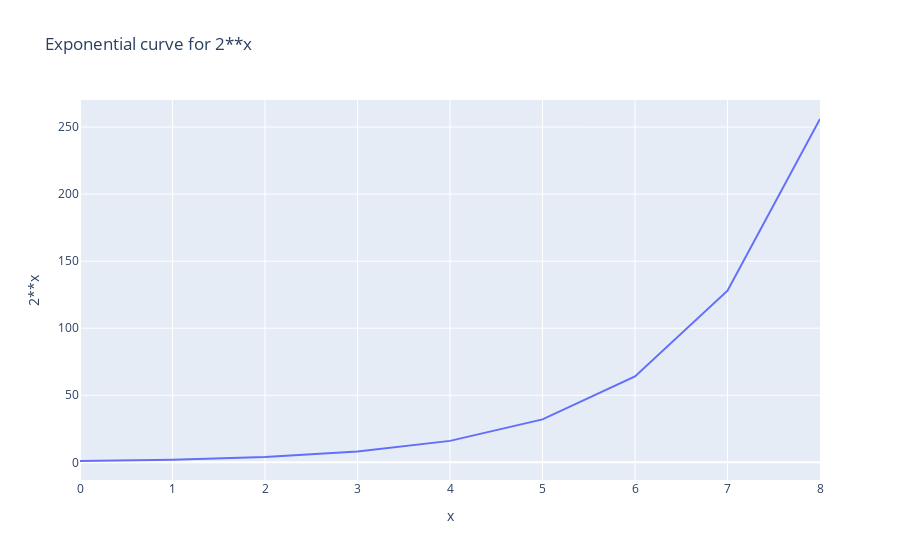

This figure's notebook cell:
### Markdown cell above
<h2 align='center'>An example</h2>

### Code cell
import plotly.express as px
vals = [1,2,4,8,16,32,64,128,256]
px.line(x= [i for i in range(9)],y=vals,title='Exponential curve for 2**x',labels={"x":"x","y":"2**x"})

### Figure 1 — Plotly figure (JSON) as saved in the notebook; plotly's stock layout.template omitted (floating-point values rounded to 4 significant figures)
{"data": [{"hovertemplate": "x=%{x}<br>2**x=%{y}<extra></extra>", "legendgroup": "", "line": {"color": "#636efa", "dash": "solid"}, "mode": "lines", "name": "", "orientation": "v", "showlegend": false, "type": "scatter", "x": [0, 1, 2, 3, 4, 5, 6, 7, 8], "xaxis": "x", "y": [1, 2, 4, 8, 16, 32, 64, 128, 256], "yaxis": "y"}], "layout": {"legend": {"tracegroupgap": 0}, "title": {"text": "Exponential curve for 2**x"}, "xaxis": {"anchor": "y", "domain": [0, 1], "title": {"text": "x"}}, "yaxis": {"anchor": "x", "domain": [0, 1], "title": {"text": "2**x"}}}}
